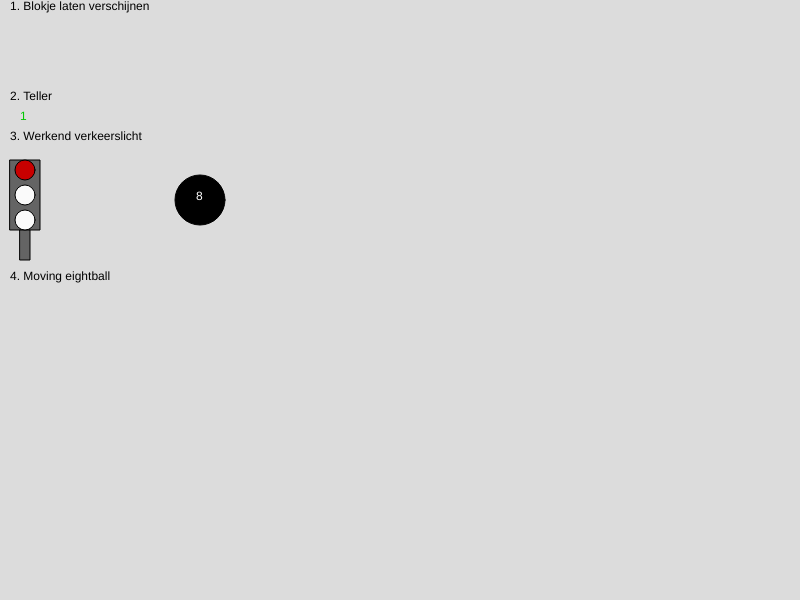
Frame 1 (no input)
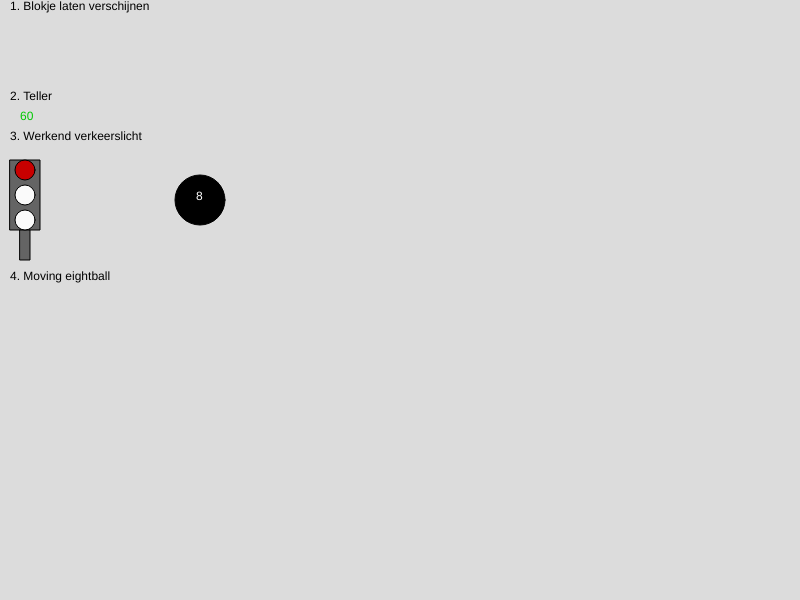
Frame 60 (no input)
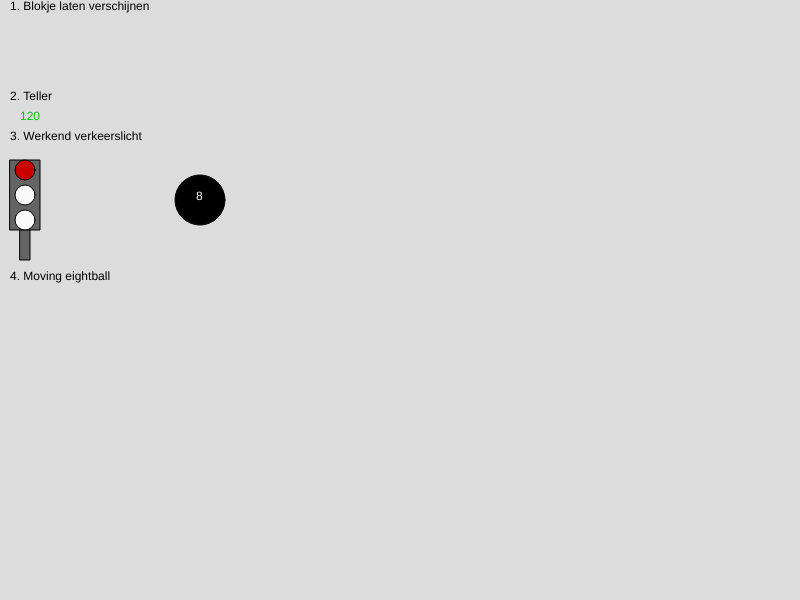
Frame 120 (the mouse pressed at the canvas centre since frame 60)

The p5.js sketch that drew these frames (run headless with seeded random() and noise() and a simulated clock; from frame 60 on, the mouse is pressed at the canvas centre):

// p5.js sketch
// ── sketch.js
let getal = 0
let stoplichtkleur = 0
let eball = 200
let eballspeed = 0
let ebally = 200
let eballyspeed = 0

function setup() {
  createCanvas(800, 600);
}


function draw() {
  background(220);

  fill(0)
  text("1. Blokje laten verschijnen", 10, 10)

  fill(200, 0, 0)
  if (keyIsDown(66)) {
    rect(20, 20, 60)
  }

  fill(0)
  text("2. Teller", 10, 100)

  getal += 1

  fill(0, 200, 0)
  text(getal, 20, 120)
  if (keyIsDown(32)) {
    getal = -1
  }
  if (getal >= 500) {
    getal = -1
  }
  //fsr -1 is 0. komt denk ik door de  getal += 1

  fill(0)
  text("3. Werkend verkeerslicht", 10, 140)
  fill(100)
  rect(10, 160, 30, 70)
  rect(20, 230, 10, 30)


  if (stoplichtkleur == 0) {
    fill(200, 0, 0)
  }
  else {
    fill(250)
  }
  circle(25, 170, 20)


  if (stoplichtkleur == 1) {
    fill(200, 150, 0)
  }
  else {
    fill(250)
  }
  circle(25, 195, 20)



  if (stoplichtkleur == 2) {
    fill(0, 200, 0)
  }
  else {
    fill(250)
  }
  circle(25, 220, 20)

  fill(0)
  text("4. Moving eightball", 10, 280)

  eball = eball + eballspeed
  ebally = ebally + eballyspeed
  circle(eball, ebally, 50)
  fill(255)
  text("8", eball - 4, ebally,)

  
  if (keyIsDown (68)) {
    eballspeed = 1
  }
  else if (keyIsDown (65)) {
    eballspeed = -1
  }
  else {
  eballspeed = 0
}

  if (keyIsDown (87)) {
    eballyspeed = 1
  }
  else if (keyIsDown (83)) {
    eballyspeed = -1
  }
  else {
  eballyspeed = 0
}
}

function keyPressed() {
  if (keyCode == 13) {
    stoplichtkleur = stoplichtkleur + 1
  }

  if (stoplichtkleur == 3) {
    stoplichtkleur = 0
  }

  console.log(keyCode)
}
